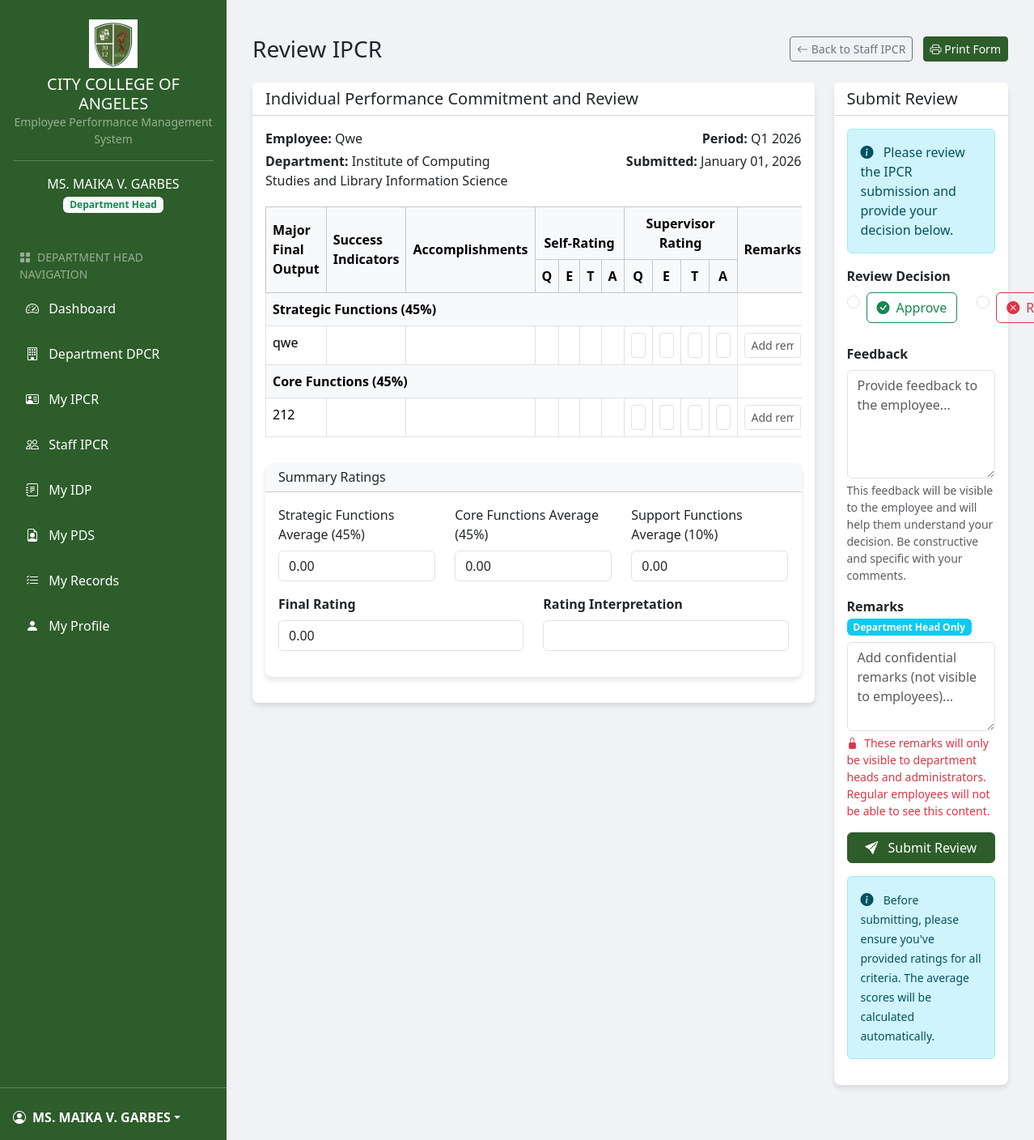
Page /review_record.php?id=77 (signed in) on the committed database.
### tables this page shows
CREATE TABLE `records` (
  `id` int(11) NOT NULL,
  `user_id` int(11) NOT NULL,
  `form_type` enum('DPCR','IPCR','IDP') NOT NULL,
  `period` varchar(255) NOT NULL,
  `content` longtext DEFAULT NULL,
  `status` enum('Draft','Pending','Approved','Rejected') NOT NULL DEFAULT 'Draft',
  `date_submitted` timestamp NULL DEFAULT NULL,
  `reviewed_by` int(11) DEFAULT NULL,
  `date_reviewed` timestamp NULL DEFAULT NULL,
  `comments` text DEFAULT NULL,
  `computation_type` enum('Type1','Type2') DEFAULT 'Type1',
  `feedback` varchar(255) DEFAULT NULL,
  `confidential_remarks` varchar(255) DEFAULT NULL,
  `position` varchar(255) NOT NULL
);

CREATE TABLE `users` (
  `id` int(11) NOT NULL,
  `name` varchar(255) NOT NULL,
  `email` varchar(255) NOT NULL,
  `password` varchar(255) NOT NULL,
  `role` enum('admin','president','department_head','regular_employee','user') NOT NULL DEFAULT 'user',
  `department_id` int(11) DEFAULT NULL,
  `avatar` varchar(255) DEFAULT NULL,
  `remember_token` varchar(255) DEFAULT NULL,
  `created_at` timestamp NOT NULL DEFAULT current_timestamp(),
  `updated_at` timestamp NOT NULL DEFAULT current_timestamp() ON UPDATE current_timestamp()
);

CREATE TABLE `departments` (
  `id` int(11) NOT NULL,
  `name` varchar(255) NOT NULL,
  `description` text DEFAULT NULL,
  `head_id` int(11) DEFAULT NULL,
  `created_at` timestamp NOT NULL DEFAULT current_timestamp(),
  `updated_at` timestamp NOT NULL DEFAULT current_timestamp() ON UPDATE current_timestamp()
);

### review_record.php (the view, shortened to what the rows shown need)
<?php
include_once('includes/header.php');
$record_id = intval($_GET['id']);
$host = "localhost";
$username = "root";
$password = "";
$database = "epms_db";
$conn = new mysqli($host, $username, $password, $database);
$record_query = "SELECT r.*, u.name as employee_name, u.department_id, d.name as department_name
                 FROM records r
                 JOIN users u ON r.user_id = u.id
                 JOIN departments d ON u.department_id = d.id
                 WHERE r.id = ?";
$stmt = $conn->prepare($record_query);
$stmt->bind_param("i", $record_id);
$stmt->execute();
$record_result = $stmt->get_result();
$record = $record_result->fetch_assoc();
$content = json_decode($record['content'], true);
$back_link = "staff_ipcr.php";
?>
<div class="container-fluid py-4">
    <div class="d-flex justify-content-between align-items-center mb-4">
        <h1 class="h3 mb-0">Review <?php echo $record['form_type']; ?></h1>
        <div>
            <a href="<?php echo $back_link; ?>" class="btn btn-sm btn-outline-secondary me-2">
                <i class="bi bi-arrow-left"></i> Back to Staff <?php echo $record['form_type']; ?>
            </a>
            <button class="btn btn-sm btn-primary" onclick="window.print()">
                <i class="bi bi-printer"></i> Print Form
            </button>
        </div>
    </div>
    <div class="row">
        <div class="col-md-9">
            <div class="card mb-4">
                <div class="card-body">
                    <div class="row mb-3">
                        <div class="col-md-6">
                            <p class="mb-1"><strong>Employee:</strong> <?php echo htmlspecialchars($record['employee_name']); ?></p>
                            <p class="mb-1"><strong>Department:</strong> <?php echo htmlspecialchars($record['department_name']); ?></p>
                        </div>
                        <div class="col-md-6 text-md-end">
                            <p class="mb-1"><strong>Period:</strong> <?php echo htmlspecialchars($record['period']); ?></p>
                            <p class="mb-1"><strong>Submitted:</strong> <?php echo date('F d, Y', strtotime($record['date_submitted'])); ?></p>
                        </div>
                    </div>
                    <form action="review_record.php?id=<?php echo $record_id; ?>" method="POST" id="reviewForm">
                    <?php if ($record['form_type'] === 'IPCR' && !empty($content)): ?>
                        <div class="table-responsive">
                            <table class="table table-bordered">
                                <thead class="table-light">
                                    <tr>
                                        <th rowspan="2" class="align-middle col-sm-2">Major Final Output</th>
                                        <th rowspan="2" class="align-middle col-sm-2">Success Indicators</th>
                                        <th rowspan="2" class="align-middle col-sm-2">Accomplishments</th>
                                        <th colspan="4" class="text-center">Self-Rating</th>
                                        <th colspan="4" class="text-center">Supervisor Rating</th>
                                        <th rowspan="2" class="align-middle col-sm-1.5">Remarks</th>
                                    </tr>
                                    <tr>
                                        <th class="text-center">Q</th>
                                        <th class="text-center">E</th>
                                        <th class="text-center">T</th>
                                        <th class="text-center">A</th>
                                        <th class="text-center">Q</th>
                                        <th class="text-center">E</th>
                                        <th class="text-center">T</th>
                                        <th class="text-center">A</th>
                                    </tr>
                                </thead>
                            </table>
                        </div>
                    <?php endif; ?>
                </div>
            </div>
        </div>
        <div class="col-md-3">
            <div class="card mb-4 sticky-top" style="top: 1rem;">
                <div class="card-body">
                    <?php if ($record['status'] === 'Pending'): ?>
                        <div class="alert alert-info mb-3">
                            <i class="bi bi-info-circle-fill me-2"></i>
                            <span>Please review the <?php echo $record['form_type']; ?> submission and provide your decision below.</span>
                        </div>
                        <div class="mb-4">
                            <label class="form-label fw-bold">Review Decision</label>
                            <div class="d-flex gap-2">
                                <div class="form-check form-check-inline flex-grow-1">
                                    <input class="form-check-input" type="radio" name="status" id="statusApprove" value="Approved" required>
                                    <label class="form-check-label btn btn-outline-success w-100 mb-0 d-flex align-items-center justify-content-center" for="statusApprove">
                                        <i class="bi bi-check-circle-fill me-2"></i> Approve
                                    </label>
                                </div>
                                <div class="form-check form-check-inline flex-grow-1">
                                    <input class="form-check-input" type="radio" name="status" id="statusReject" value="Rejected" required>
                                    <label class="form-check-label btn btn-outline-danger w-100 mb-0 d-flex align-items-center justify-content-center" for="statusReject">
                                        <i class="bi bi-x-circle-fill me-2"></i> Reject
                                    </label>
                                </div>
                            </div>
                        </div>
                        <div class="mb-3">
                            <label for="feedback" class="form-label fw-bold">Feedback</label>
                            <textarea class="form-control" name="feedback" id="feedback" rows="5" placeholder="Provide feedback to the employee..."></textarea>
                            <div class="form-text">
                                This feedback will be visible to the employee and will help them understand your decision.
                                Be constructive and specific with your comments.
                            </div>
                        </div>
                        <div class="mb-3">
                            <label for="remarks" class="form-label fw-bold">Remarks <span class="badge bg-info">Department Head Only</span></label>
                            <textarea class="form-control" name="remarks" id="remarks" rows="4" placeholder="Add confidential remarks (not visible to employees)..."></textarea>
                            <div class="form-text text-danger">
                                <i class="bi bi-lock-fill me-1"></i> These remarks will only be visible to department heads and administrators.
                                Regular employees will not be able to see this content.
                            </div>
                        </div>
                        <div class="d-grid">
                            <button type="submit" class="btn btn-primary" id="submitReviewBtn">
                                <i class="bi bi-send-fill me-2"></i> Submit Review
                            </button>
                        </div>
                        <div class="alert alert-info mt-3">
                            <i class="bi bi-info-circle-fill me-2"></i>
                            <small>Before submitting, please ensure you've provided ratings for all criteria. The average scores will be calculated automatically.</small>
                        </div>
                    <?php endif; ?>
                </div>
            </div>
        </div>
    </div>
</div>
<?php
include_once('includes/footer.php');

### rows in the picture
records: form_type "IPCR", user.name "Qwe", departments.name "Institute of Computing Studies and Library Information Science", period "Q1 2026", date_submitted "January 01, 2026"

### other values in the picture
$_SESSION['user_name'] "MS. MAIKA V. GARBES"
$role_display "Department Head"
$item['title'] "Dashboard"
$item['title'] "Department DPCR"
$item['title'] "My IPCR"
$item['title'] "Staff IPCR"
$item['title'] "My IDP"
$item['title'] "My PDS"
$item['title'] "My Records"
$item['title'] "My Profile"
$function['mfo'] "qwe"
$function['mfo'] "212"
